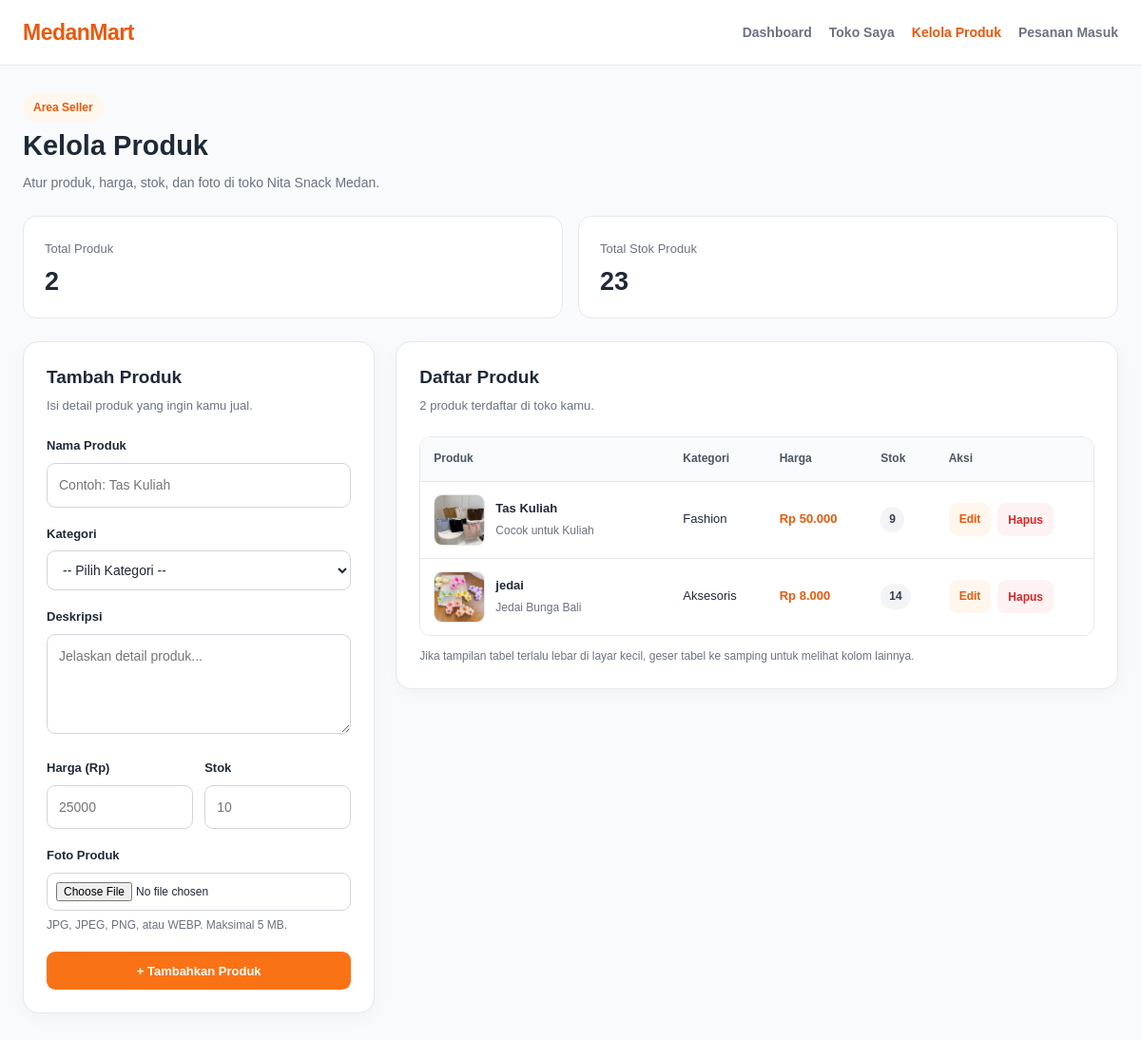
Screenshot of /seller/products.php?error=invalid_id (signed in) with the database file from the repository.
### tables this page shows
CREATE TABLE `stores` (
  `id` int(11) NOT NULL,
  `seller_id` int(11) NOT NULL,
  `store_name` varchar(100) NOT NULL,
  `description` text DEFAULT NULL,
  `address` text DEFAULT NULL,
  `created_at` timestamp NOT NULL DEFAULT current_timestamp()
);

CREATE TABLE `products` (
  `id` int(11) NOT NULL,
  `store_id` int(11) NOT NULL,
  `category_id` int(11) DEFAULT NULL,
  `name` varchar(150) NOT NULL,
  `description` text DEFAULT NULL,
  `price` decimal(12,2) NOT NULL,
  `stock` int(11) NOT NULL DEFAULT 0,
  `image` varchar(255) DEFAULT NULL,
  `created_at` timestamp NOT NULL DEFAULT current_timestamp()
);

CREATE TABLE `categories` (
  `id` int(11) NOT NULL,
  `name` varchar(100) NOT NULL,
  `created_at` timestamp NOT NULL DEFAULT current_timestamp()
);

### seller/products.php (the view, shortened to what this page needs)
<?php
require_once __DIR__ . "/../config/database.php";
$seller_id = (int) $_SESSION['user_id'];
$stmt = mysqli_prepare(
    $conn,
    "SELECT id, store_name
     FROM stores
     WHERE seller_id = ?
     LIMIT 1"
);
mysqli_stmt_bind_param($stmt, "i", $seller_id);
mysqli_stmt_execute($stmt);
$store_result = mysqli_stmt_get_result($stmt);
$store = mysqli_fetch_assoc($store_result);
$store_id = (int) $store['id'];
$stmt = mysqli_prepare(
    $conn,
    "SELECT
        products.id,
        products.name,
        products.description,
        products.price,
        products.stock,
        products.image,
        categories.name AS category_name
     FROM products
     LEFT JOIN categories
        ON products.category_id = categories.id
     WHERE products.store_id = ?
     ORDER BY products.id DESC"
);
mysqli_stmt_bind_param($stmt, "i", $store_id);
mysqli_stmt_execute($stmt);
$products_result = mysqli_stmt_get_result($stmt);
$products = [];
while ($row = mysqli_fetch_assoc($products_result)) {
    $products[] = $row;
}
$total_products = count($products);
$total_stock = 0;
foreach ($products as $item) {
    $total_stock += (int) $item['stock'];
}
?>
<!DOCTYPE html>
<html lang="id">
<head>
</head>
<body>
<header class="navbar">
    <div class="navbar-inner">
        <a href="dashboard.php" class="brand">MedanMart</a>
        <nav class="nav-links">
            <a href="dashboard.php">Dashboard</a>
            <a href="store.php">Toko Saya</a>
            <a href="products.php" class="active">Kelola Produk</a>
            <a href="orders.php">Pesanan Masuk</a>
        </nav>
    </div>
</header>
<main class="page">
    <div class="page-heading">
        <div>
            <span class="eyebrow">Area Seller</span>
            <h1>Kelola Produk</h1>
            <p class="subtitle">
                Atur produk, harga, stok, dan foto di toko
                <?= htmlspecialchars($store['store_name']) ?>.
            </p>
        </div>
    </div>
    <section class="stats">
        <div class="stat-card">
            <span class="stat-label">Total Produk</span>
            <strong class="stat-number">
                <?= number_format($total_products, 0, ',', '.') ?>
            </strong>
        </div>
        <div class="stat-card">
            <span class="stat-label">Total Stok Produk</span>
            <strong class="stat-number">
                <?= number_format($total_stock, 0, ',', '.') ?>
            </strong>
        </div>
    </section>
    <div class="content-grid">
        <section class="card">
            <div class="card-heading">
                <h2>Tambah Produk</h2>
                <p>Isi detail produk yang ingin kamu jual.</p>
            </div>
            <form method="POST" enctype="multipart/form-data">
                <div class="form-group">
                    <label for="name">Nama Produk</label>
                    <input
                        type="text"
                        id="name"
                        name="name"
                        maxlength="255"
                        placeholder="Contoh: Tas Kuliah"
                        value="<?= isset($_POST['add_product']) ? htmlspecialchars($_POST['name'] ?? '') : '' ?>"
                        required
                    >
                </div>
                <div class="form-group">
                    <label for="category_id">Kategori</label>
                    <select id="category_id" name="category_id" required>
                        <option value="">-- Pilih Kategori --</option>
                    </select>
                </div>
                <div class="form-group">
                    <label for="description">Deskripsi</label>
                    <textarea
                        id="description"
                        name="description"
                        placeholder="Jelaskan detail produk..."
                        required
                    ><?= isset($_POST['add_product']) ? htmlspecialchars($_POST['description'] ?? '') : '' ?></textarea>
                </div>
                <div class="form-row">
                    <div class="form-group">
                        <label for="price">Harga (Rp)</label>
                        <input
                            type="number"
                            id="price"
                            name="price"
                            min="0"
                            step="any"
                            placeholder="25000"
                            value="<?= isset($_POST['add_product']) ? htmlspecialchars($_POST['price'] ?? '') : '' ?>"
                            required
                        >
                    </div>
                    <div class="form-group">
                        <label for="stock">Stok</label>
                        <input
                            type="number"
                            id="stock"
                            name="stock"
                            min="0"
                            step="1"
                            placeholder="10"
                            value="<?= isset($_POST['add_product']) ? htmlspecialchars($_POST['stock'] ?? '') : '' ?>"
                            required
                        >
                    </div>
                </div>
                <div class="form-group">
                    <label for="image">Foto Produk</label>
                    <input
                        type="file"
                        id="image"
                        name="image"
                        accept=".jpg,.jpeg,.png,.webp,image/jpeg,image/png,image/webp"
                        required
                    >
                    <small class="hint">
                        JPG, JPEG, PNG, atau WEBP. Maksimal 5 MB.
                    </small>
                </div>
                <button
                    type="submit"
                    name="add_product"
                    class="btn btn-primary"
                >
                    + Tambahkan Produk
                </button>
            </form>
        </section>
        <section class="card">
            <div class="card-heading">
                <h2>Daftar Produk</h2>
                <p>
                    <?= number_format($total_products, 0, ',', '.') ?>
                    produk terdaftar di toko kamu.
                </p>
            </div>
            <?php if ($total_products > 0): ?>
                <div class="table-wrap">
                    <table>
                        <thead>
                            <tr>
                                <th>Produk</th>
                                <th>Kategori</th>
                                <th>Harga</th>
                                <th>Stok</th>
                                <th>Aksi</th>
                            </tr>
                        </thead>
                        <tbody>
                            <?php foreach ($products as $item): ?>
                                <tr>
                                    <td>
                                        <div class="product-info">
                                            <?php if (!empty($item['image'])): ?>
                                                <img
                                                    class="product-image"
                                                    src="../uploads/products/<?= rawurlencode(basename($item['image'])) ?>"
                                                    alt="<?= htmlspecialchars($item['name']) ?>"
                                                    loading="lazy"
                                                >
                                            <?php else: ?>
                                                <div class="product-image image-placeholder">
                                                    Tanpa foto
                                                </div>
                                            <?php endif; ?>
                                            <div>
                                                <span class="product-name">
                                                    <?= htmlspecialchars($item['name']) ?>
                                                </span>
                                                <span class="product-description">
                                                    <?= htmlspecialchars($item['description']) ?>
                                                </span>
                                            </div>
                                        </div>
                                    </td>
                                    <td>
                                        <?= htmlspecialchars($item['category_name'] ?? 'Tanpa kategori') ?>
                                    </td>
                                    <td class="price">
                                        Rp <?= number_format((float) $item['price'], 0, ',', '.') ?>
                                    </td>
                                    <td>
                                        <span class="stock-badge">
                                            <?= number_format((int) $item['stock'], 0, ',', '.') ?>
                                        </span>
                                    </td>
                                    <td>
                                        <div class="actions">
                                            <a
                                                class="btn btn-edit"
                                                href="edit_product.php?id=<?= (int) $item['id'] ?>"
                                            >
                                                Edit
                                            </a>
                                            <button
                                                type="button"
                                                class="btn btn-delete"
                                                onclick="hapusProduk(<?= (int) $item['id'] ?>)"
                                            >
                                                Hapus
                                            </button>
                                        </div>
                                    </td>
                                </tr>
                            <?php endforeach; ?>
                        </tbody>
                    </table>
                </div>
                <p class="table-note">
                    Jika tampilan tabel terlalu lebar di layar kecil,
                    geser tabel ke samping untuk melihat kolom lainnya.
                </p>
            <?php endif; ?>
        </section>
    </div>
</main>
</body>
</html>

### rows the page displays
stores: store_name "Nita Snack Medan"
products: image (picture), name "Tas Kuliah", description "Cocok untuk Kuliah", category.name "Fashion", price "50.000", stock "9"
products: image+name (picture), name "jedai", description "Jedai Bunga Bali", category.name "Aksesoris", price "8.000", stock "14"

### other values shown
$total_products "2"
$total_stock "23"
